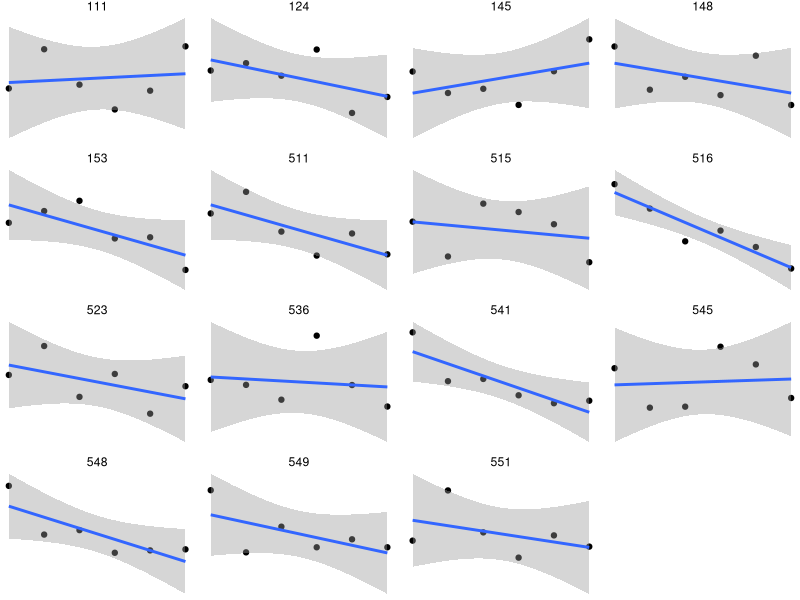

Here is the R script that generated this plot:
library(nlme)
library(glmmTMB)
library(ggplot2)

data <- read.csv("Hoffman_Chap.6-Quadratic growth model.csv")
head(data)

data |> 
  subset(PersonID %in% sample(PersonID, 16)) |> 
  ggplot(aes(session, rt)) +
  geom_point() +
  geom_smooth(method = "lm") +
  facet_wrap(~ PersonID, scales = "free") +
  theme_void()

# Standard model ---------------------------

m1a <- lme(rt ~ session, data = data,
           random = ~ session | PersonID)
summary(m1a)

# Or:
m1b <- glmmTMB(rt ~ session + (session | PersonID), 
               data = data)
summary(m1b)


# Autocorrelation ---------------------------

m2a <- lme(rt ~ session, data = data,
           random = ~ session | PersonID,
           correlation = corAR1(form = ~ session | PersonID))
summary(m2a)
anova(m2a, m1a)

# AR1 parameter:
coef(m2a[["modelStruct"]][["corStruct"]], unconstrained = FALSE)
# Positive := residuals tend to be similar session-to-session.
# (See if you can see it in the plot)


# OR
# https://cran.r-project.org/web/packages/glmmTMB/vignettes/covstruct.html
m2b <- glmmTMB(rt ~ session + (session | PersonID) +
                 ar1(0 + factor(session) | PersonID),
               data = data)
summary(m2b)
VarCorr(m2b)
